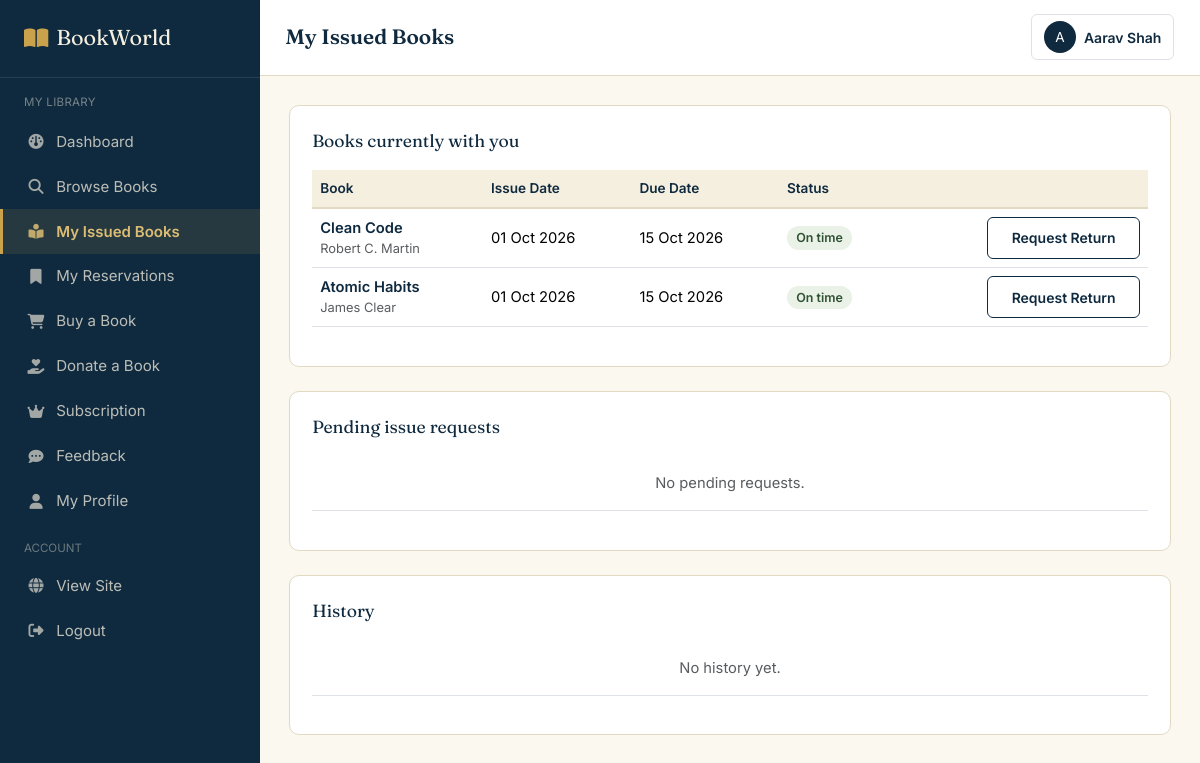
The page /member/my_issues.php (signed in) on the database its author committed.
### tables this page shows
CREATE TABLE book_issues (
    issue_id INT AUTO_INCREMENT PRIMARY KEY,
    member_id INT NOT NULL,
    book_id INT NOT NULL,
    librarian_id INT NULL,
    request_date DATETIME DEFAULT CURRENT_TIMESTAMP,
    approval_date DATETIME NULL,
    issue_date DATE NULL,
    due_date DATE NULL,
    return_date DATE NULL,
    status ENUM('requested','approved','rejected','issued','returned','overdue') DEFAULT 'requested',
    remarks VARCHAR(255),
    FOREIGN KEY (member_id) REFERENCES member(member_id) ON DELETE CASCADE,
    FOREIGN KEY (book_id) REFERENCES books(book_id) ON DELETE CASCADE,
    FOREIGN KEY (librarian_id) REFERENCES librarian(librarian_id) ON DELETE SET NULL
);

CREATE TABLE books (
    book_id INT AUTO_INCREMENT PRIMARY KEY,
    title VARCHAR(200) NOT NULL,
    author VARCHAR(150) NOT NULL,
    isbn VARCHAR(20) UNIQUE,
    publisher VARCHAR(150),
    publication_year YEAR,
    language VARCHAR(50) DEFAULT 'English',
    category_id INT,
    price DECIMAL(10,2) DEFAULT 0.00,
    description TEXT,
    book_image VARCHAR(255) DEFAULT 'default-book.png',
    status ENUM('active','inactive') DEFAULT 'active',
    view_count INT DEFAULT 0,
    created_at DATETIME DEFAULT CURRENT_TIMESTAMP,
    FOREIGN KEY (category_id) REFERENCES categories(category_id) ON DELETE SET NULL
);

### includes/auth_check.php (called while the page is built, shortened)
<?php
$current_user_id   = $_SESSION['user_id'];

### includes/functions.php (called while the page is built, shortened)
<?php
function clean($str) {
    return htmlspecialchars(trim($str), ENT_QUOTES, 'UTF-8');
}
function fmt_date($date) {
    return date('d M Y', strtotime($date));
}

### member/my_issues.php (the view, shortened to what this page needs)
<?php
require_once '../config/database.php';
require_once '../includes/functions.php';
require_once '../includes/auth_check.php';
$current_books = mysqli_query($conn, "SELECT bi.*, b.title, b.author,
                                       (SELECT status FROM return_requests WHERE issue_id=bi.issue_id ORDER BY return_request_id DESC LIMIT 1) AS return_req_status
                                       FROM book_issues bi JOIN books b ON b.book_id=bi.book_id
                                       WHERE bi.member_id=$current_user_id AND bi.status='issued' ORDER BY bi.due_date ASC");
$requested = mysqli_query($conn, "SELECT bi.*, b.title FROM book_issues bi JOIN books b ON b.book_id=bi.book_id
                                   WHERE bi.member_id=$current_user_id AND bi.status='requested' ORDER BY bi.request_date DESC");
$history = mysqli_query($conn, "SELECT bi.*, b.title FROM book_issues bi JOIN books b ON b.book_id=bi.book_id
                                 WHERE bi.member_id=$current_user_id AND bi.status IN ('returned','rejected') ORDER BY bi.issue_id DESC LIMIT 15");
?>
<!DOCTYPE html>
<html lang="en">
<head>
<link href="https://cdn.jsdelivr.net/npm/bootstrap@5.3.3/dist/css/bootstrap.min.css" rel="stylesheet">
<link rel="stylesheet" href="https://cdnjs.cloudflare.com/ajax/libs/font-awesome/6.5.2/css/all.min.css">
<link rel="stylesheet" href="../assets/css/style.css">
<link rel="stylesheet" href="../assets/css/dashboard.css">
</head>
<body>
<div class="bw-app">
<?php include '../includes/sidebar_member.php'; ?>
<main class="bw-main">
<?php include '../includes/dashboard_topbar.php'; ?>
<div class="bw-content">
  <div class="bw-panel mb-4">
    <div class="panel-title">Books currently with you</div>
    <div class="table-responsive">
      <table class="table table-bw align-middle">
        <thead><tr><th>Book</th><th>Issue Date</th><th>Due Date</th><th>Status</th><th></th></tr></thead>
        <tbody>
          <?php while ($b = mysqli_fetch_assoc($current_books)):
            $overdue = strtotime($b['due_date']) < strtotime(date('Y-m-d')); ?>
            <tr>
              <td class="fw-semibold text-navy"><?= clean($b['title']) ?><div class="small text-muted fw-normal"><?= clean($b['author']) ?></div></td>
              <td><?= fmt_date($b['issue_date']) ?></td>
              <td><?= fmt_date($b['due_date']) ?></td>
              <td><?= $overdue ? '<span class="badge-bw-danger">Overdue</span>' : '<span class="badge-bw-success">On time</span>' ?></td>
              <td class="text-end">
                <?php if ($b['return_req_status'] === 'pending'): ?>
                  <span class="badge-bw-warning">Return Pending</span>
                <?php else: ?>
                  <form method="POST">
                    <button type="submit" class="btn btn-sm btn-bw-outline">Request Return</button>
                  </form>
                <?php endif; ?>
              </td>
            </tr>
          <?php endwhile; ?>
        </tbody>
      </table>
    </div>
  </div>
  <div class="bw-panel mb-4">
    <div class="panel-title">Pending issue requests</div>
    <table class="table table-bw">
      <tbody>
        <?php if (mysqli_num_rows($requested) === 0): ?>
          <tr><td class="text-center text-muted py-3">No pending requests.</td></tr>
        <?php endif; ?>
      </tbody>
    </table>
  </div>
  <div class="bw-panel">
    <div class="panel-title">History</div>
    <table class="table table-bw">
      <tbody>
        <?php if (mysqli_num_rows($history) === 0): ?>
          <tr><td class="text-center text-muted py-3">No history yet.</td></tr>
        <?php endif; ?>
      </tbody>
    </table>
  </div>
</div>
</main>
</div>
</body>
</html>

### assets/css/style.css (style rules this page uses)
:root { --bw-navy: #0F2A3F; --bw-navy-light: #1A4160; --bw-green: #2F5233; --bw-green-light: #3E6B45; --bw-brass: #C9A24B; --bw-brass-light: #DCBD73; --bw-paper: #F5EFDF; --bw-paper-soft: #FBF8F0; --bw-ink: #1D2430; --bw-slate: #5B6472; --bw-line: #E2D9C3; --bw-danger: #A93F35; --bw-danger-bg: #FBEAE7; --bw-success: #2F5233; --bw-success-bg: #EAF1E7; --bw-warning: #B4791F; --bw-warning-bg: #FBF1E1; --font-display: 'Fraunces', Georgia, serif; --font-body: 'Inter', -apple-system, BlinkMacSystemFont, sans-serif; --radius-sm: 6px; --radius-md: 10px; --shadow-card: 0 1px 3px rgba(15, 42, 63, 0.08), 0 1px 2px rgba(15, 42, 63, 0.06); }
* { box-sizing: border-box; }
body { font-family: var(--font-body); color: var(--bw-ink); background: var(--bw-paper-soft); margin: 0; }
.btn-bw-outline { background: transparent; border: 1.5px solid var(--bw-navy); color: var(--bw-navy); font-weight: 600; padding: 0.6rem 1.45rem; border-radius: var(--radius-sm); transition: all 0.15s ease; }
.badge-bw-success { background: var(--bw-success-bg); color: var(--bw-success); font-weight: 600; }
.badge-bw-success, .badge-bw-danger, .badge-bw-warning, .badge-bw-navy { padding: 0.35em 0.75em; border-radius: 20px; font-size: 0.78rem; }
.text-navy { color: var(--bw-navy) !important; }

### assets/css/dashboard.css (style rules this page uses)
.bw-app { display: flex; min-height: 100vh; }
.bw-main { flex: 1; min-width: 0; background: var(--bw-paper-soft); }
.bw-content { padding: 1.8rem; }
.bw-panel { background: #fff; border: 1px solid var(--bw-line); border-radius: var(--radius-md); padding: 1.4rem; }
.bw-panel .panel-title { font-family: var(--font-display); font-size: 1.1rem; color: var(--bw-navy); margin-bottom: 1rem; }
.table-bw thead th { background: var(--bw-paper); color: var(--bw-navy); font-weight: 600; font-size: 0.85rem; border-bottom: 2px solid var(--bw-line); }
.table-bw td { vertical-align: middle; font-size: 0.92rem; }

### rows shown on the page
book_issues: book.title "Clean Code", book.author "Robert C. Martin", issue_date "01 Oct 2026", due_date "15 Oct 2026", shows "On time"
book_issues: book.title "Atomic Habits", book.author "James Clear", issue_date "01 Oct 2026", due_date "15 Oct 2026", shows "On time"

### other values the page prints
$page_title "My Issued Books"
substr($current_user_name, 0, 1) "A"
$current_user_name "Aarav Shah"
